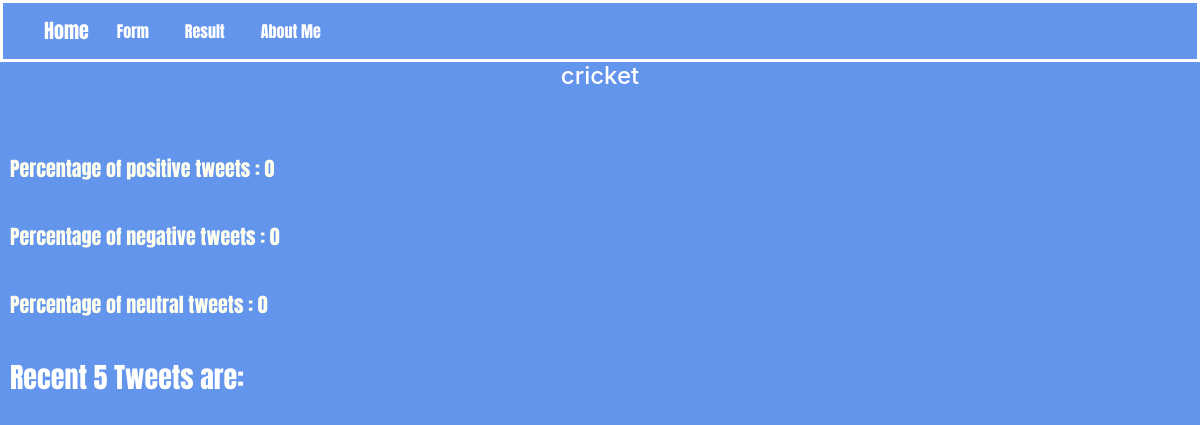
Page /result/ on the earlier database version.
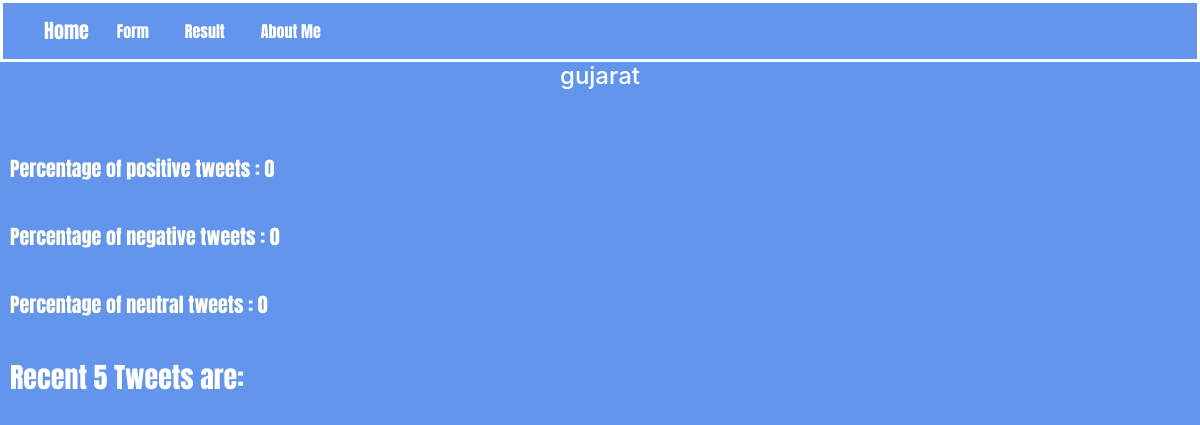
Same page on the later database version.
### twitter_analysis/models.py (models this page shows)
class Word(models.Model):
    keyword_entered=models.CharField(max_length=128)
    def __str__(self):
        return self.keyword_entered

### twitter_analysis/views.py (the view, shortened to what this page needs)
# urls.py: url(r'^result/', views.result_view, name='result')
def result_view(request):
    template = loader.get_template('result.html')
    consumer_key = "6JMPol8gD9BuGUVKA5QQg5sBt"
    consumer_secret = "TQTuy8wYA9zH9qTYO7TXukUNHpA49Q4gMpuhyTfEHs7TTddBqH"
    access_token = "1029122549735673856-lXPMJE7Zr3uJ5kf4lUxVyMb65c0esk"
    access_token_secret = "xpswIoqLfJlgWivb9vh7DtzdiCPrc1Uh7oETF6jOwTnSp"
    auth = tweepy.OAuthHandler(consumer_key, consumer_secret)
    auth.set_access_token(access_token, access_token_secret)
    api = tweepy.API(auth)
    tweets=[]
    positive=0
    negative=0
    neutral=0
    searchword=Word.objects.last()
    public_tweets = api.search(searchword, show_user=[True], count=100)
    context = {
        'keyword': searchword,
        'positive': positive,
        'negative': negative,
        'neutral': neutral,
        'tweets':tweets[:5],
    }
    return HttpResponse(template.render(context, request))

### templates/result.html (shortened to what this page needs)
{% extends 'base.html' %}
{% load staticfiles %}
{% block head%}
            <link rel="stylesheet" href="{% static 'style.css' %}">
{% endblock %}
{% block body %}
        <div class="bodyblock">
<h4 style="align:center;text-align: center;color: white">
    {{ keyword }}
</h4>
<br>
<br>
<h5>Percentage of positive tweets : {{ positive }}</h5>
<br>
<h5>Percentage of negative tweets : {{ negative }}</h5>
<br>
<h5>Percentage of neutral tweets : {{ neutral }}</h5>
<br>
 <h3 style="color: white;font-family: 'Anton', sans-serif;margin:10px">
     Recent 5 Tweets are:
 </h3>
        <br>
        </div>
{% endblock %}

Differences in the rows shown:
no longer on this page (row unchanged): Word: keyword_entered "cricket"
added Word: keyword_entered "gujarat"
